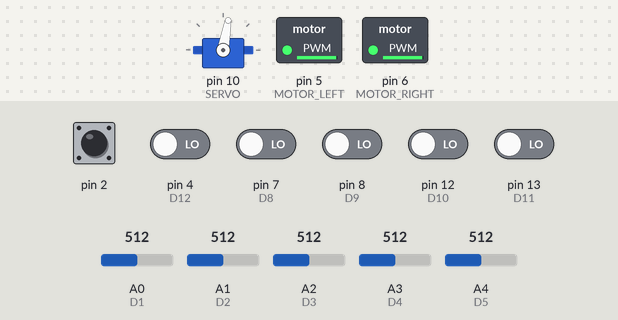
The sketch below on a simulated Arduino Uno, built with avr-gcc and run on an emulated ATmega328P. Parts: servo, switched loads named in the sketch (green lamp = pin HIGH). The test bench sets the inputs (shaded band); at power-on: pin 2 HIGH, pin 4 (D12), pin 7 (D8), pin 8 (D9), pin 12 (D10), pin 13 (D11) LOW, A0 (D1) = 512, A4 (D5) = 512, A1 (D2) = 512, A2 (D3) = 512, A3 (D4) = 512. What the sketch prints to the serial monitor is not drawn.

Above: at 1.2 s.
1.3 s: pin 7 (D8) driven HIGH
At 2.5 s:
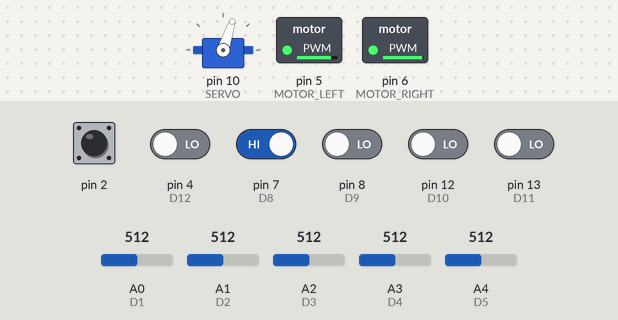
2.8 s: A0 (D1) set to 684
5.8 s: A0 (D1) set to 719
7.3 s: A4 (D5) set to 690
10.3 s: A4 (D5) set to 713
At 11.6 s:
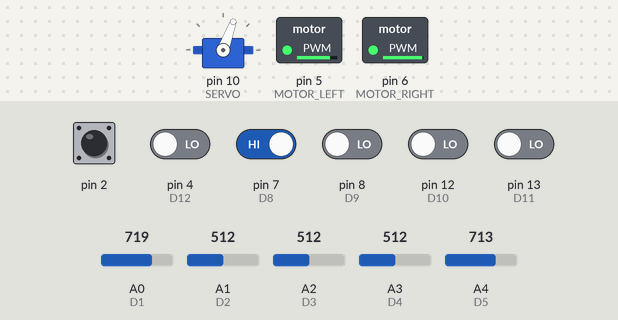
13.3 s: pin 7 (D8) driven LOW
At 14.0 s:
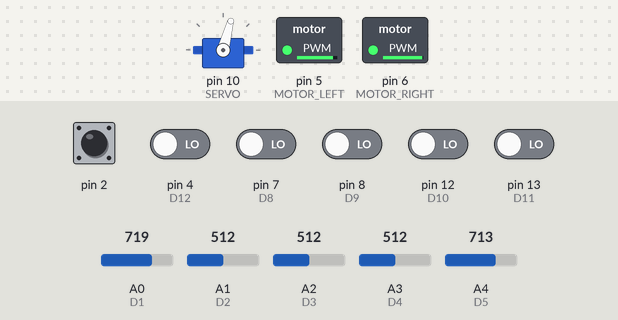
Timing chart, 0 to 16.3 s (numbered marks = the images above; inputs shaded):
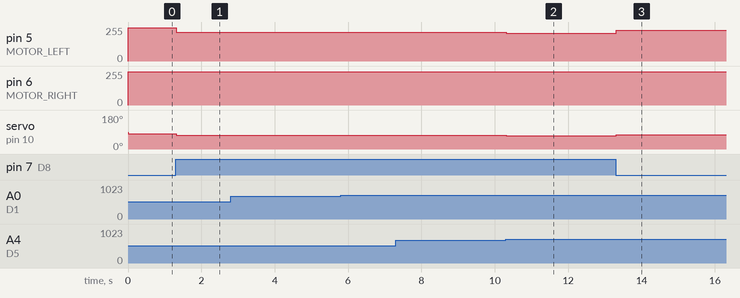

The sketch:

sketch_dec09a.ino
```cpp
// (licence header left out)
#include <Servo.h>
#include <MsTimer2.h>
Servo myservo;  //声明myservo为 Servo类的一个实例，在这之后就可以通过myservo调用Servo类的函数

#define  SERVO_CENTER      80
#define  MAX_ANGLE         50
#define  Threshold         700
#define  PWM_INSIDE_R      (pwmdutyTemp * InsideFDiff  / 100)
//#define TEST
#define ENCODER_USED
#define TABLE_DIMENSION    60

const int gl_speedDifference[TABLE_DIMENSION]  = {100, 98, 97, 95, 93, 92, 90, 88, 87, 85,
                                                  84, 82, 81, 79, 78, 76, 75, 73, 72, 71,
                                                  69, 68, 66, 65, 64, 62, 61, 59, 58, 57,
                                                  55, 54, 52, 51, 50, 48, 47, 45, 44, 42,
                                                 41, 39, 38, 36, 35, 33, 32, 30, 29, 27,
                                                  25, 24, 22, 20, 19, 17, 15, 13, 11, 9
                                                 };

int MOTOR_LEFT  = 5;  //左电机PWM引脚定义
int MOTOR_RIGHT = 6;  //右电机PWM引脚定义
int MOTOR_DIR = 9;
int SERVO       = 10;  //舵机PWM引脚定义


//传感器输入端口定义，D7对应用于 发车 的传感器
int D1 = A0;
int D2 = A1;
int D3 = A2;
int D4 = A3;
int D5 = A4;
int D6 = 0;//(之前是2)
int D7 = A5;//(之前是3PWM)
int D8 = 7;//(之前是11PWM)
int D9 = 8;//(之前是11PWM)
int D10 = 12;
int D11 = 13;
int D12 = 4;


//全局变量初始化
static int gl_cMotorPWM     = 0;  //电机PWM值(0-100)
static int gl_cServoAngle   = 0;  //舵机角度值(-90-90度)
static int gl_servo_counter = 0;  //舵机控制周期计数值(例程中没有用到)
int gl_uiDigitalSensor      = 0;  //当前传感器状态对应数值
int gl_uiLastDigitalSensor  = 0;  //上一次传感器状态对应数值
int gl_ucSensorNumber       = 0;  //检测到黑线的传感器数量
int gl_iPattern             = 0;  //运行模式
int gl_iNowErr              = 0;  //当前误差

//设置不同偏差对应的电机占空比(例程是通过控制电机PWM，而不是控制电机转速，所以要考虑长直道一直加速的问题)
int gl_iStraightSpeed = 60;
int gl_iR600Speed     = 40;
int gl_iR450Speed     = 40;

int StraightSpeed = 320;//310///300;//290//0.9//300//320//300;
int R600Speed     = 270;//270//250//260//0.9//280//280//250;
int R450Speed     = 230;//220//180//240//0.9//240//240//180;
//12.05 int gl_iSensorDistance[11] = {45, 36, 24, 12, 5, 0, -5, -12, -24, -36, -45};  //定义不同位置传感器对应的偏差量，用于计算当前偏差，具体使用见GetErr()函数
int gl_iSensorDistance[11] = {45, 38, 30, 20, 4, 0, -4, -20, -30, -38, -45};
volatile long pluse_count = 0;
volatile int last_pluse_count = 0;
volatile int delta_count = 0;
volatile int car_speed = 0;
int ExpectSpeed = 0;
int SpeedErr = 0;
float    speed_Kp_value=0.0 ,speed_Ki_value=0.0;
#define T 0.004
#define COUNTER 7816
/************************************************************************

   函数功能         初始化
   输入参数         NONE
   返回值           NONE

 ************************************************************************/
void setup()
{
  myservo.attach(SERVO);  //将SERVO引脚连接到myservo
  Serial.begin(115200);
  //Serial.println();
  pinMode(2, INPUT_PULLUP);
  pinMode(D6, INPUT);
  attachInterrupt(digitalPinToInterrupt(2), pluse_counter, RISING );

  MsTimer2::set(4, get_speed); // 10ms period
  MsTimer2::start();
}

void pluse_counter()
{
  pluse_count++;
}

//10ms执行一次
void get_speed()
{
  delta_count = pluse_count - last_pluse_count;
  car_speed = delta_count * 100 / T / COUNTER; //COUNTER对应小车前进一米的脉冲数,T为时间间隔
  last_pluse_count = pluse_count;
/*
 Serial.print(ExpectSpeed);      //the first variable for plotting
  Serial.print(",");              //seperator
  Serial.print(car_speed);          //the second variable for plotting including line break
  Serial.print(",");              //seperator
  Serial.println(gl_cMotorPWM);*/
/*
  char strOut[200];
  sprintf(strOut, "gl_uiDigitalSensor: %u\r gl_ucSensorNumber:%u\r gl_iPattern:%u\r  gl_iNowErr:%d\r\n",
        gl_uiDigitalSensor,gl_ucSensorNumber,gl_iPattern,gl_iNowErr);
  Serial.println(strOut);*/
}


/************************************************************************

   函数功能         计算角度对应占空比(16bit)并设限制舵机最大打角，保护舵机，防止舵机堵转
   输入参数         angle
   返回值           NONE

 ************************************************************************/
void SetServoAngle(int angle)
{
  if (angle > MAX_ANGLE)
  {
    angle = MAX_ANGLE;
  }
  else if (angle < -MAX_ANGLE)
  {
    angle = 0 - MAX_ANGLE;
  }
  myservo.write(SERVO_CENTER + angle);  //输出角度SERVO_CENTER + angle
}

/************************************************************************

   函数功能         差速计算并通过PWMOut2输出电机对应pwm(两驱方案以外侧后轮为基准，内轮乘以<1的系数实现减速)
   输入参数         pwmduty,angle
   返回值           NONE

 ************************************************************************/
void PWMOut(int pwmduty, int angle)
{
  char InsideFDiff = 0;     // Speed differential proportion of inside front wheel     positive PWM
  int pwmdutyTemp = 0;
  int angleTemp = 0;

  pwmdutyTemp = pwmduty;
  angleTemp   = angle;

  if (angleTemp > 0)
  {
    if (angleTemp > (TABLE_DIMENSION - 1))  //防止寻址溢出
    {
      angleTemp = TABLE_DIMENSION - 1;
    }
    InsideFDiff  = gl_speedDifference[angleTemp];
    analogWrite(MOTOR_LEFT, pwmdutyTemp * 255  / 100);
    analogWrite(MOTOR_RIGHT, PWM_INSIDE_R * 255 / 100);
  }
  else
  {
    angleTemp = 0 - angleTemp;
    if (angleTemp > (TABLE_DIMENSION - 1))
    {
      angleTemp = TABLE_DIMENSION - 1;
    }
    InsideFDiff  = gl_speedDifference[angleTemp];
    analogWrite(MOTOR_LEFT, PWM_INSIDE_R * 255  / 100);
    analogWrite(MOTOR_RIGHT, pwmdutyTemp * 255  / 100);
  }
}


/************************************************************************

   函数功能         获得传感器状态
   输入参数         NONE
   返回值           DSensorValue

 ************************************************************************/
int GetDigitalSensorValue(void)
{
  int DSensorValue = 0;
  int Value[11] = {0};

  Value[0] = analogRead(D1) > Threshold; //D1对应最左侧传感器
  Value[1] = analogRead(D2) > Threshold;
  Value[2] = analogRead(D3) > Threshold;
  Value[3] = analogRead(D4) > Threshold;
  Value[4] = analogRead(D5) > Threshold;
  //Value[5] = analogRead(D6) > Threshold;
  Value[5] = digitalRead(D6);
  //Value[6] = digitalRead(D7);
  Value[6] = digitalRead(D8);
  Value[7] = digitalRead(D9);
  Value[8] = digitalRead(D10);
  Value[9] = digitalRead(D11);
  Value[10] = digitalRead(D12);


  DSensorValue |= (!(Value[10] & 0x01));
  DSensorValue |= (!(Value[9] & 0x01))  << 1;
  DSensorValue |= (!(Value[8] & 0x01))  << 2;
  DSensorValue |= (!(Value[7] & 0x01))  << 3;
  DSensorValue |= (!(Value[6] & 0x01))  << 4;
  DSensorValue |= (!(Value[5] & 0x01))  << 5;
  DSensorValue |= (!(Value[4] & 0x01))  << 6;
  DSensorValue |= (!(Value[3] & 0x01))  << 7;
  DSensorValue |= (!(Value[2] & 0x01))  << 8;
  DSensorValue |= (!(Value[1] & 0x01))  << 9;
  DSensorValue |= (!(Value[0] & 0x01))  << 10;
  return DSensorValue;
}

/************************************************************************

   函数功能         获得检测到黑线的传感器的数量
   输入参数         digital_sensor
   返回值           NONE

 ************************************************************************/
void GetDigitalSensorNum(int digital_sensor)
{
  int i = 0;
  unsigned char sensor_counter = 0;

  for (i = 0; i < 11; i ++)
  {
    sensor_counter += (digital_sensor & 0x01);
    digital_sensor >>= 1;
  }
  gl_ucSensorNumber = sensor_counter;
}

void GetExpectPWM(int SpeedErr)
{
    static int Sum_SpeedErr = 0;
    Sum_SpeedErr +=SpeedErr;
    if(SpeedErr>0)
    {
       digitalWrite(MOTOR_DIR,0);
    }
    else
    {
       digitalWrite(MOTOR_DIR,1);
    }

    if(SpeedErr > 100)
       gl_cMotorPWM = 98;
    else if(SpeedErr > 80)
      gl_cMotorPWM = 98;
    else if(SpeedErr > 60)
      gl_cMotorPWM = 98;
    else if(SpeedErr > 40)
      gl_cMotorPWM = 40;
    else if(SpeedErr > 20)
      gl_cMotorPWM = 20;
    else if(SpeedErr > 0)
      gl_cMotorPWM = 10;
    else if(SpeedErr > -20)
      gl_cMotorPWM = 20;
    else if(SpeedErr > -40)
      gl_cMotorPWM = 40;
    else if(SpeedErr > -60)
      gl_cMotorPWM = 98;
    else if(SpeedErr > -80)
      gl_cMotorPWM = 98;
    else if(SpeedErr > -100)
      gl_cMotorPWM = 98;

    /*  //pi控制
    if(SpeedErr > 100||SpeedErr < -100)
       gl_cMotorPWM = 98;
    else
    {
       gl_cMotorPWM = Get_Abs_Expected_PWM(SpeedErr,&Sum_SpeedErr);
       if(gl_cMotorPWM<0)
          gl_cMotorPWM = -gl_cMotorPWM;
       if(gl_cMotorPWM>98)
          gl_cMotorPWM = 98;
    }*/
}

int Get_Abs_Expected_PWM(int speed_error,int *total_error)
{
    int      s_speed_PWM = 0;
//    float    speed_Kp_value=0.0 ,speed_Ki_value=0.0;
    float    speed_Kp = 1.0;
    float    speed_Ki = 0.1;

    int    s_error_total = *total_error;
    //速度上不去可能是因为积分器值不够大 ,太大后不稳定
    if(s_error_total >= 500)
    {
            s_error_total = 500;
    }
    else if(s_error_total <= -500)
    {
            s_error_total = -500;
    }

    //积分清零  30
    if((speed_error>=20)&&(s_error_total<0))
    {
        s_error_total=0;
    }
    else if((speed_error<=-20)&&(s_error_total>0))
    {
        s_error_total=0;
    }
    *total_error = s_error_total;       //更新

    /*
    speed_Kp = 1.00;  //0.9
    speed_Ki = 0.1; //0.03
    */

    if(speed_error >= 50)
    {
            speed_Kp = 0.80;  //0.80
            speed_Ki = 0.05;  //0.05
    }
    else if(speed_error >= 20) //25
    {
            speed_Kp = 0.64;    //0.64
            speed_Ki = 0.08;  //0.06
    }
    else if(speed_error >= 0)
    {
            speed_Kp = 0.56;  //0.56
            speed_Ki = 0.08;  //0.08
    }
    else if(speed_error >= -20)
    {
            speed_Kp = 0.56;  //0.56
            speed_Ki = 0.08;  //0.08
    }
    else if(speed_error >= -50)
    {
            speed_Kp = 0.64;  //0.64
            speed_Ki = 0.08;  //0.06
    }
    else
    {
            speed_Kp = 0.80;  //0.80
            speed_Ki = 0.05;    //0.05
    }

    speed_Kp_value = (float) speed_error * speed_Kp;    //float导致的溢出
    speed_Ki_value = (float) s_error_total * speed_Ki;

    s_speed_PWM = (int)((speed_Kp_value + speed_Ki_value));

    return s_speed_PWM;
}
/************************************************************************

   函数功能         Control
   输入参数         NONE
   返回值           NONE

 ************************************************************************/
void Control(void)
{
  int servoAngleTemp = 0;

  //计算当前偏差
  gl_iNowErr = GetErr();
  servoAngleTemp = gl_iNowErr;
  gl_cServoAngle = servoAngleTemp;

  //设置舵机角度
  SetServoAngle(gl_cServoAngle);
  if (servoAngleTemp < 0)
  {
    servoAngleTemp = 0 - servoAngleTemp;
  }

  //设置电机速度
  #ifdef  ENCODER_USED //如果使用编码器

    if ((servoAngleTemp >= 0) && (servoAngleTemp < 5))
    {
      ExpectSpeed = StraightSpeed;
    }
    else if (servoAngleTemp < 20)
    {
      ExpectSpeed = R600Speed;
    }
    else
    {
      ExpectSpeed = R450Speed;
    }
    SpeedErr = ExpectSpeed - car_speed;
    GetExpectPWM(SpeedErr);
    if(gl_iPattern == 9)
      gl_cMotorPWM= 0;
    PWMOut(gl_cMotorPWM, gl_cServoAngle);

  #else //如果不使用编码器
    if ((servoAngleTemp >= 0) && (servoAngleTemp < 5))
    {
      gl_cMotorPWM = gl_iStraightSpeed;
      PWMOut(gl_cMotorPWM, 0);
    }
    else if (servoAngleTemp < 20)
    {
      gl_cMotorPWM = gl_iR600Speed;
      PWMOut(gl_cMotorPWM, gl_cServoAngle);
    }
    else
    {
      gl_cMotorPWM = gl_iR450Speed;
      PWMOut(gl_cMotorPWM, gl_cServoAngle);
    }
  #endif
}


/************************************************************************

   函数功能         GetErr
   输入参数         NONE
   返回值           Err
   修改时间:
   01a 2017-10-21 14:41:48

 ************************************************************************/
int GetErr(void)
{
  int i                    = 0;
  int iPositionErr         = 0;
  static int s_iLastErr    = 0;
  unsigned int sensor      = 0;
  unsigned char lightCount = 0;

  sensor = gl_uiDigitalSensor; //将传感器状态赋给临时变量，防止操作过程被误修改

  for (i = 0; i < 11; i ++)
  {
    if (sensor & 0x01)
    {
      /* if the light is too far from last m ,do not count*/
      if (((gl_iSensorDistance[i] - gl_iNowErr) < 20) && ((gl_iSensorDistance[i] - gl_iNowErr) > -20))
      {
        iPositionErr += gl_iSensorDistance[i];
        lightCount++;
      }
    }
    sensor >>= 1;
  }

  if (lightCount > 0)
  {
    s_iLastErr = iPositionErr / lightCount;
    return (iPositionErr / lightCount);
  }
  else
  {
    return s_iLastErr;
  }
}


void loop()
{
  //如果是在测试模式下，则执行以下代码(#ifdef至#else中的代码)
  //测试模式是用于测试舵机中心值，因为舵机中心值90°与机械中心值不一定重合，所以需要校准
  //并将校准后实际的舵机中心值对应的宏SERVO_CENTER做相应的修改
#ifdef TEST
  char strOut[75];
  int incomingByte = 0;
  sprintf(strOut, "SERVO_CENTER: %u\r\n", gl_cServoAngle + SERVO_CENTER);
  Serial.println(strOut);
  Serial.print("a：-1 d：+1 w：+5 s：-5 ");

  // send data only when you receive data:
  if (Serial.available() > 0)
  {
    // read the incoming byte:
    incomingByte = Serial.read();
    switch (incomingByte)
    {
      case 'a':
        gl_cServoAngle += -1;
        break;
      case 'd':
        gl_cServoAngle += 1;
        break;
      case 'w':
        gl_cServoAngle += 5;
        break;
      case 's':
        gl_cServoAngle += -5;
        break;
      default: break;
    }
  }
  SetServoAngle(gl_cServoAngle);

#else
  //计算传感器的状态对应数值，计算检测到黑线的传感器数量，并通过串口显示出来，方便调试。
  gl_uiDigitalSensor = GetDigitalSensorValue();
  GetDigitalSensorNum(gl_uiDigitalSensor);

  char strOut[200];
  sprintf(strOut, "gl_uiDigitalSensor: %u\r gl_ucSensorNumber:%u\r gl_iPattern:%u\r  gl_iNowErr:%d\r\n",
       gl_uiDigitalSensor,gl_ucSensorNumber,gl_iPattern,gl_iNowErr);
  Serial.println(strOut);

  //char strOut[200];
  //sprintf(strOut, "pluse_count : %u\r\n", pluse_count);
  //sprintf(strOut, "car_speed:%u\r\n",car_speed);
  //Serial.println(strOut);

  //sprintf(strOut, "car_speed:%d\r  ExpectSpeed:%d\r gl_cMotorPWM:%d\r \n speed_Kp_value:%f\r speed_Ki_value:%f\r\n",car_speed,ExpectSpeed,gl_cMotorPWM,speed_Kp_value,speed_Ki_value);
  //Serial.println(strOut);

  switch (gl_iPattern)
  {
    case 0:
      if (!(analogRead(D7) > Threshold))
      {
        gl_iPattern = 11;
      }
      break;

    case 11://正常运行模式
      Control();
      if ((gl_uiLastDigitalSensor == 0x0001) && (gl_uiDigitalSensor == 0x0000))
      {
        gl_iPattern = 21;
      }
      else if ((gl_uiLastDigitalSensor == 0x0400) && (gl_uiDigitalSensor == 0x0000))
      {
        gl_iPattern = 22;
      }
      /*else if (pluse_count / COUNTER>35)
      {
        gl_iPattern = 9;
      }*/
      break;

    case 21://右侧传感器丢线
      analogWrite(MOTOR_LEFT, 100);
      analogWrite(MOTOR_RIGHT, 0);
      if (gl_uiDigitalSensor & 0x0003) //最右侧两个传感器之一重新检测到黑线
      {
        gl_iPattern = 11; //回到正常运行状态
      }
      break;

    case 22://左侧传感器丢线
      analogWrite(MOTOR_LEFT, 0);
      analogWrite(MOTOR_RIGHT, 100);
      if (gl_uiDigitalSensor & 0x0600) //最左侧两个传感器之一重新检测到黑线
      {
        gl_iPattern = 11;
      }
      break;

    case 9://停车
      Control();
      gl_cMotorPWM = 0;
      PWMOut(gl_cMotorPWM, 0);
      break;
  }
  gl_uiLastDigitalSensor = gl_uiDigitalSensor;
#endif
}
```

Measured:
- after the input at 1.3 s, pin 5 (MOTOR_LEFT): 249/255 → 216/255 at once; servo on pin 10 (SERVO): 80° → 72° at once
- after the input at 10.3 s, pin 5 (MOTOR_LEFT): 216/255 → 209/255 at once; servo on pin 10 (SERVO): 72° → 70° at once
- after the input at 13.3 s, pin 5 (MOTOR_LEFT): 209/255 → 229/255 at once; servo on pin 10 (SERVO): 70° → 75° at once
